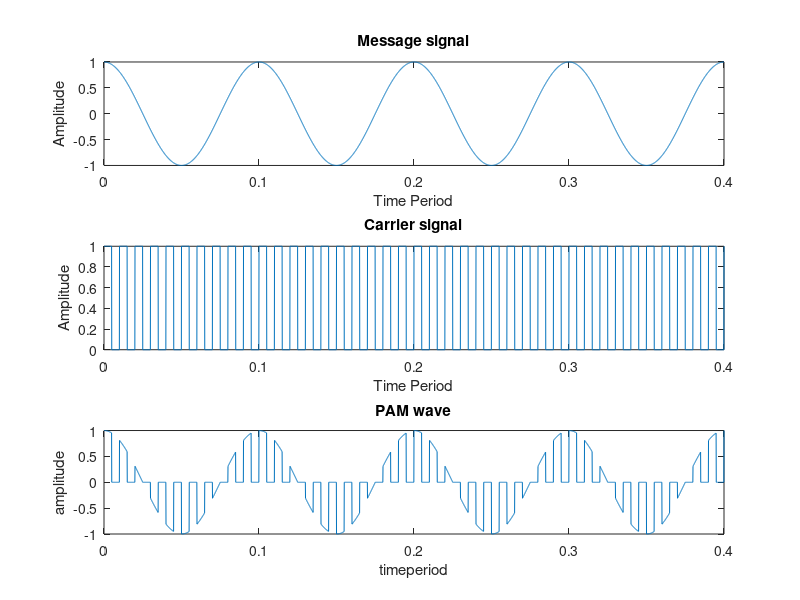

Write MATLAB code to recreate this figure.
clc;
close all; 
clear all;
fc=100;
fm=fc/10; 
fs=100*fc;
amp =0.5;
t=0:1/fs:4/fm; 
mt=cos(2*pi*fm*t);
ct=amp*square(2*pi*fc*t)+amp;
st=mt.*ct; 
subplot(3,1,1);
plot(t,mt);
title('Message signal');
xlabel('Time Period');
ylabel('Amplitude');
subplot(3,1,2);
plot(t,ct);
title('Carrier signal');
xlabel('Time Period');
ylabel('Amplitude');
subplot(3,1,3);
plot(t,st);
title('PAM wave');
xlabel('timeperiod');
ylabel('amplitude');
print -depsc2 PAM.eps


